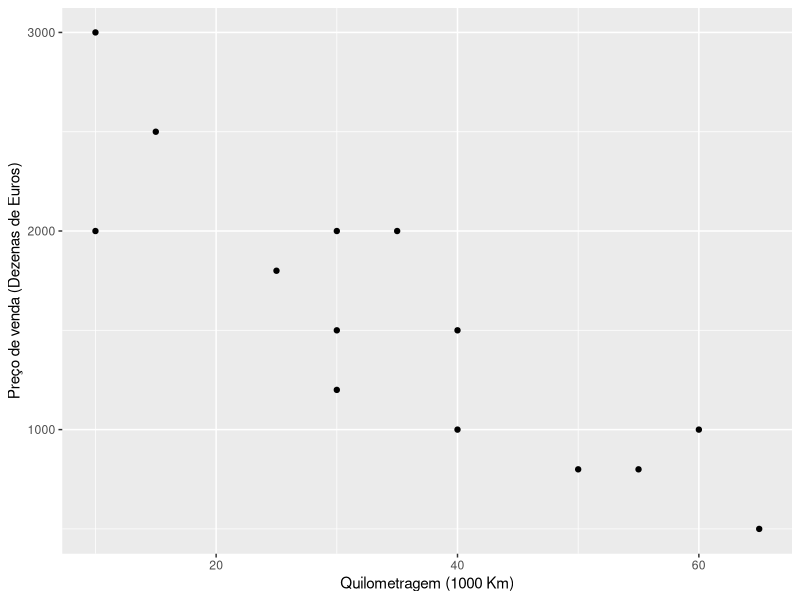
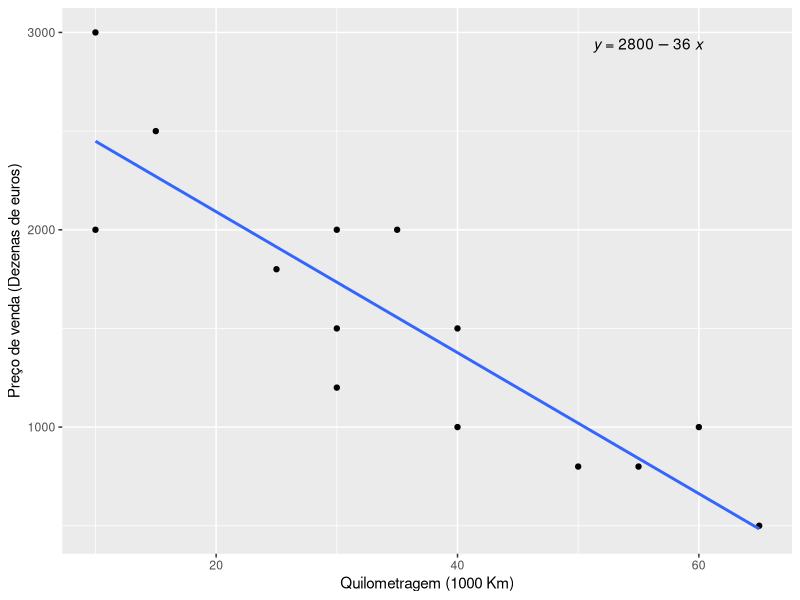

Reproduce these figures in R, in order.
setwd("~/Análise de Regressão") # Setando diretório

library(readxl) ## Biblioteca para ler arquivos .xlsx
library(ggplot2) ## gráficos
library(tidyverse) ## caso necessite trabalhar a base de dados
library(ggpubr) ## plotar o modelo de regressão e temas
options(scipen = 999) ## Retirar a notação científica no R
#################################################################################################

## A tabela a seguir mostra a relação entre 
#a quilometragem de um carro usado e seu respectivo
#preço de venda.

dados = read_excel("Tabelas.xlsx", col_names = T, sheet = "F") ## importando os dados

View(dados) ## visualizar a base de dados
names(dados) ## variáveis

########################################################################

x = dados$`Quilomentagem (1.000 km)` ## objeto X
y = dados$`Preço de venda (Dezena de Euros)` ## objeto Y

summary(x)
########################################################################
## Gráfico para análise a priori
dados %>%
  ggplot(aes(x,y)) +
  geom_point() +
  labs(x = 'Quilometragem (1000 Km)', y = 'Preço de venda (Dezenas de Euros)')

########################################################################

cor.test(y, x) ## teste de correlação para provar se há e se é significativa.

result = lm(y ~ x) ## modelo linear

summary(result) ## sumário do modelo

anova(result) ## Análise de variância

confint.lm(result) ## intervalo de confiança com 95% para B0 e B1.


##################################################################################################

## Gráfico final com modelo e reta traçados
dados %>%
  ggplot(aes(x,y)) +
  geom_point() +
  labs(x = 'Quilometragem (1000 Km)', y = 'Preço de venda (Dezenas de euros)') + 
  geom_smooth(method = "lm", se = F) +
  stat_regline_equation(aes(x, y), label.x.npc = 0.75) ## label.x.npc (posição da formula em X)